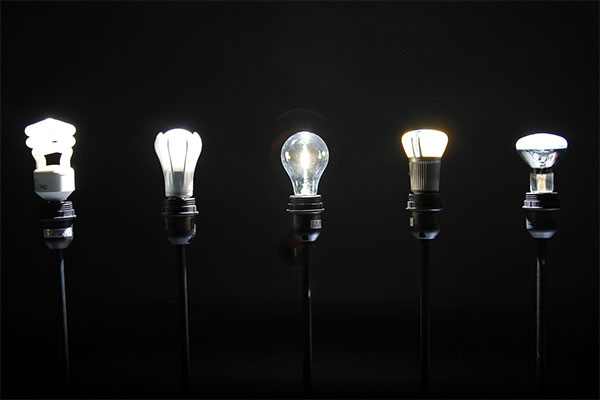
#> input picture anh5.jpg, 600 x 400 px
$ python bai23.py
#> lines starting #> are read from the running program, lines starting #| are printed output that depends on the picture; after the words box and inside, x2 and y2 are one past the last pixel; in counts of white or black regions, pixels touching at a corner belong together
import cv2
import numpy as np

# a
I = cv2.imread("anh5.jpg")
#> I is the input picture: shape (400, 600, 3); mean B, G, R 22.7, 22.7, 22.7

# b
Ig = cv2.cvtColor(I, cv2.COLOR_BGR2GRAY)
cv2.imshow("Anh xam Ig",Ig)

# c
T, thresh = cv2.threshold(Ig, 0, 255, cv2.THRESH_OTSU)
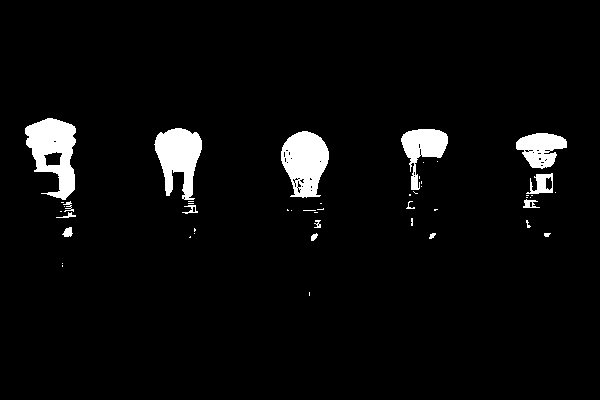
#> thresh: shape (400, 600); 4.3% white; 48 white regions (32 under 20 px), largest, box (x1, y1, x2, y2) and area: (25, 118, 76, 200) 2456, (281, 131, 329, 198) 2249, (154, 128, 202, 200) 2141
#> T = 116
print("Ngưỡng: ", T)
#| Ngưỡng:  116.0
cv2.imshow("Anh nhi phan nen den theo Otsu", thresh)

# l
Ihsv = cv2.cvtColor(I, cv2.COLOR_BGR2HSV)
#> Ihsv: shape (400, 600, 3); mean H, S, V 9.3, 6, 23.2
Is = Ihsv[:,:,1]
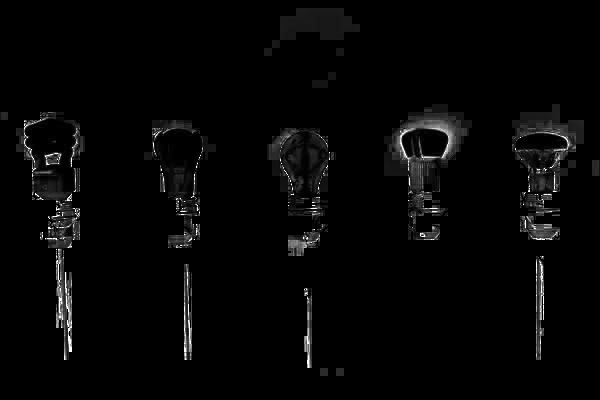
#> Is: shape (400, 600); min 0, max 255, mean 6
cv2.imshow("Anh kenh S cua Ihsv", Is)

# o
def toGray(I):
    Ig = 0.11 * I[:,:,0] + 0.50 * I[:,:,1] + 0.39 * I[:,:,2]
    Ig = Ig.astype(dtype = "uint8")
    return Ig
Ig = toGray(I)
cv2.imshow("Anh grayscale", Ig)

cv2.waitKey(0)
